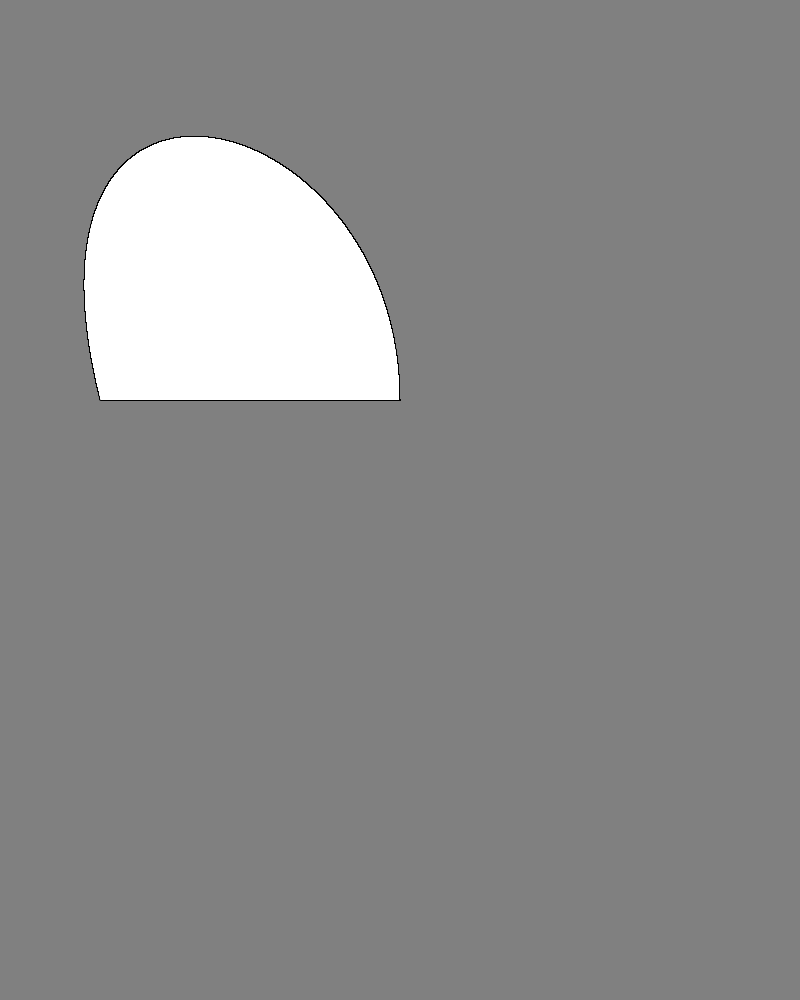
Frame 1 (no input)
Frame 60 (the mouse pressed at the canvas centre just before this capture): identical to frame 1, image omitted
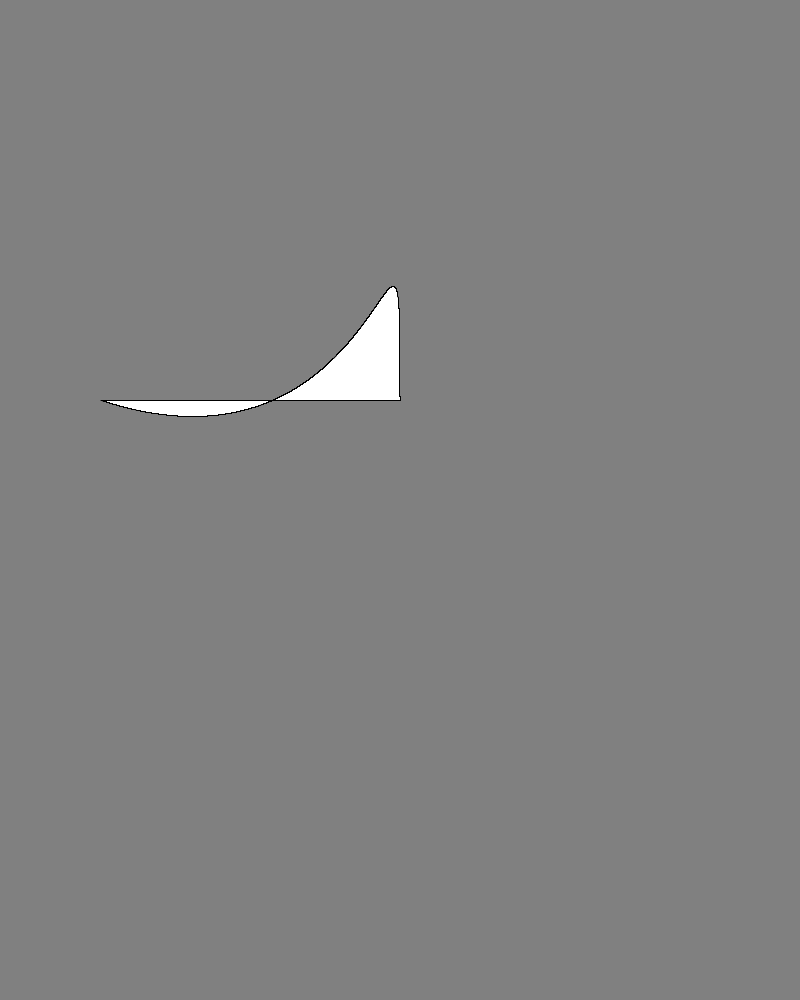
Frame 120 (the mouse held since frame 60 and released just before this capture)

The Processing sketch that drew these frames (run headless with seeded random() and noise(); from frame 60 on, the mouse is pressed at the canvas centre):

// Processing sketch: bezier
// ── bezier.pde

void setup()
{
  size(800,1000);
}

void draw()
{
  background(128);
  float p1x = 100;
  float p1y = 400;
  
  float p2x = mouseX;
  float p2y = mouseY;
  
  float p3x = 400;
  float p3y = 100;
  
  float p4x = 400;
  float p4y = 400;
   
  beginShape();
  vertex(p1x, p1y);
  for(float t = 0; t <= 1; t += 0.0001)
  {
    float ax = p1x + t*(p2x-p1x); //ponto que está na reta p2 - p1
    float ay = p1y + t*(p2y-p1y); 
    
    float bx = p2x + t*(p3x-p2x); //ponto que está na reta p3 - p2
    float by = p2y + t*(p3y-p2y);
    
    float cx = p3x + t*(p4x - p3x); //ponto que está na reta p4 - p3
    float cy = p3y + t*(p4y - p3y);
    
    float dx = ax + t*(bx-ax);
    float dy = ay + t*(by-ay);
    
    float ex = bx + t*(cx-bx);
    float ey = by + t*(cy-by);
    
    float fx = dx + t*(ex-dx);
    float fy = dy + t*(ey-dy);
    

    vertex(fx,fy);
  }
  vertex(p4x, p4y);
  endShape(CLOSE);
}
